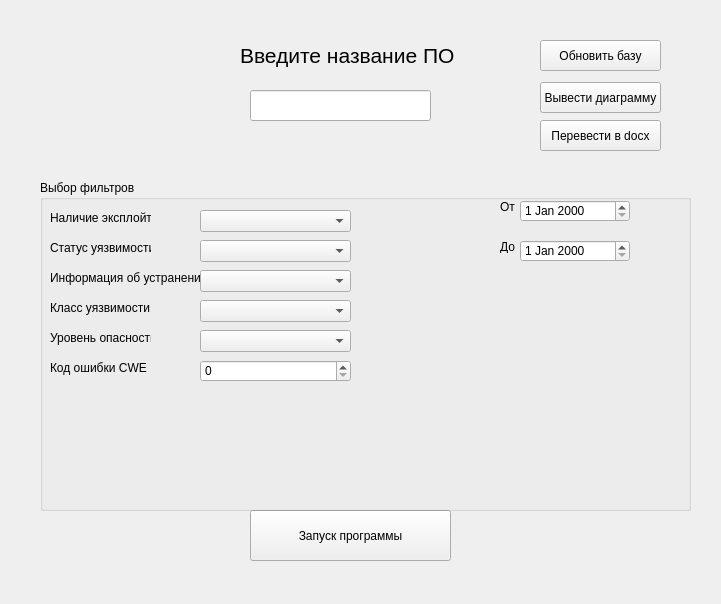
<?xml version="1.0" encoding="UTF-8"?>
<ui version="4.0">
 <class>Form</class>
 <widget class="QWidget" name="Form">
  <property name="geometry">
   <rect>
    <x>0</x>
    <y>0</y>
    <width>721</width>
    <height>604</height>
   </rect>
  </property>
  <property name="sizePolicy">
   <sizepolicy hsizetype="Preferred" vsizetype="Maximum">
    <horstretch>0</horstretch>
    <verstretch>0</verstretch>
   </sizepolicy>
  </property>
  <property name="maximumSize">
   <size>
    <width>16777215</width>
    <height>16777215</height>
   </size>
  </property>
  <property name="windowTitle">
   <string>Form</string>
  </property>
  <widget class="QPushButton" name="StartProgramm">
   <property name="geometry">
    <rect>
     <x>250</x>
     <y>510</y>
     <width>201</width>
     <height>51</height>
    </rect>
   </property>
   <property name="text">
    <string>Запуск программы</string>
   </property>
  </widget>
  <widget class="QPushButton" name="UpdateBase">
   <property name="geometry">
    <rect>
     <x>540</x>
     <y>40</y>
     <width>121</width>
     <height>31</height>
    </rect>
   </property>
   <property name="text">
    <string>Обновить базу</string>
   </property>
  </widget>
  <widget class="QLabel" name="label">
   <property name="geometry">
    <rect>
     <x>240</x>
     <y>40</y>
     <width>221</width>
     <height>31</height>
    </rect>
   </property>
   <property name="font">
    <font>
     <pointsize>16</pointsize>
    </font>
   </property>
   <property name="text">
    <string>Введите название ПО</string>
   </property>
  </widget>
  <widget class="QGroupBox" name="groupBox">
   <property name="geometry">
    <rect>
     <x>40</x>
     <y>180</y>
     <width>651</width>
     <height>331</height>
    </rect>
   </property>
   <property name="title">
    <string>Выбор фильтров</string>
   </property>
   <widget class="QDateEdit" name="Date1Input">
    <property name="geometry">
     <rect>
      <x>480</x>
      <y>20</y>
      <width>110</width>
      <height>22</height>
     </rect>
    </property>
   </widget>
   <widget class="QDateEdit" name="Date2Input">
    <property name="geometry">
     <rect>
      <x>480</x>
      <y>60</y>
      <width>110</width>
      <height>22</height>
     </rect>
    </property>
   </widget>
   <widget class="QLabel" name="label_2">
    <property name="geometry">
     <rect>
      <x>460</x>
      <y>20</y>
      <width>47</width>
      <height>13</height>
     </rect>
    </property>
    <property name="text">
     <string>От</string>
    </property>
   </widget>
   <widget class="QLabel" name="label_3">
    <property name="geometry">
     <rect>
      <x>460</x>
      <y>60</y>
      <width>47</width>
      <height>13</height>
     </rect>
    </property>
    <property name="text">
     <string>До</string>
    </property>
   </widget>
   <widget class="QComboBox" name="ExploitNal">
    <property name="geometry">
     <rect>
      <x>160</x>
      <y>30</y>
      <width>151</width>
      <height>22</height>
     </rect>
    </property>
   </widget>
   <widget class="QLabel" name="label_4">
    <property name="geometry">
     <rect>
      <x>10</x>
      <y>30</y>
      <width>101</width>
      <height>16</height>
     </rect>
    </property>
    <property name="text">
     <string>Наличие эксплойта</string>
    </property>
   </widget>
   <widget class="QLabel" name="label_5">
    <property name="geometry">
     <rect>
      <x>10</x>
      <y>60</y>
      <width>101</width>
      <height>16</height>
     </rect>
    </property>
    <property name="text">
     <string>Статус уязвимости</string>
    </property>
   </widget>
   <widget class="QComboBox" name="ExploitStat">
    <property name="geometry">
     <rect>
      <x>160</x>
      <y>60</y>
      <width>151</width>
      <height>22</height>
     </rect>
    </property>
   </widget>
   <widget class="QLabel" name="label_7">
    <property name="geometry">
     <rect>
      <x>10</x>
      <y>90</y>
      <width>151</width>
      <height>16</height>
     </rect>
    </property>
    <property name="text">
     <string>Информация об устранении</string>
    </property>
   </widget>
   <widget class="QComboBox" name="InfoObUstr">
    <property name="geometry">
     <rect>
      <x>160</x>
      <y>90</y>
      <width>151</width>
      <height>22</height>
     </rect>
    </property>
   </widget>
   <widget class="QLabel" name="label_8">
    <property name="geometry">
     <rect>
      <x>10</x>
      <y>120</y>
      <width>101</width>
      <height>16</height>
     </rect>
    </property>
    <property name="text">
     <string>Класс уязвимости</string>
    </property>
   </widget>
   <widget class="QComboBox" name="UyazClass">
    <property name="geometry">
     <rect>
      <x>160</x>
      <y>120</y>
      <width>151</width>
      <height>22</height>
     </rect>
    </property>
   </widget>
   <widget class="QLabel" name="label_9">
    <property name="geometry">
     <rect>
      <x>10</x>
      <y>150</y>
      <width>101</width>
      <height>16</height>
     </rect>
    </property>
    <property name="text">
     <string>Уровень опасности</string>
    </property>
   </widget>
   <widget class="QComboBox" name="DangerLVL">
    <property name="geometry">
     <rect>
      <x>160</x>
      <y>150</y>
      <width>151</width>
      <height>22</height>
     </rect>
    </property>
   </widget>
   <widget class="QLabel" name="label_23">
    <property name="geometry">
     <rect>
      <x>10</x>
      <y>180</y>
      <width>111</width>
      <height>16</height>
     </rect>
    </property>
    <property name="text">
     <string>Код ошибки CWE</string>
    </property>
   </widget>
   <widget class="QSpinBox" name="spinBox">
    <property name="geometry">
     <rect>
      <x>160</x>
      <y>180</y>
      <width>151</width>
      <height>22</height>
     </rect>
    </property>
    <property name="maximum">
     <number>1000</number>
    </property>
   </widget>
  </widget>
  <widget class="QLineEdit" name="ProgrammName">
   <property name="geometry">
    <rect>
     <x>250</x>
     <y>90</y>
     <width>181</width>
     <height>31</height>
    </rect>
   </property>
  </widget>
  <widget class="QPushButton" name="ShowDiagram">
   <property name="geometry">
    <rect>
     <x>540</x>
     <y>82</y>
     <width>121</width>
     <height>31</height>
    </rect>
   </property>
   <property name="text">
    <string>Вывести диаграмму</string>
   </property>
  </widget>
  <widget class="QPushButton" name="DocxButton">
   <property name="geometry">
    <rect>
     <x>540</x>
     <y>120</y>
     <width>121</width>
     <height>31</height>
    </rect>
   </property>
   <property name="text">
    <string>Перевести в docx</string>
   </property>
  </widget>
 </widget>
 <resources/>
 <connections/>
</ui>
